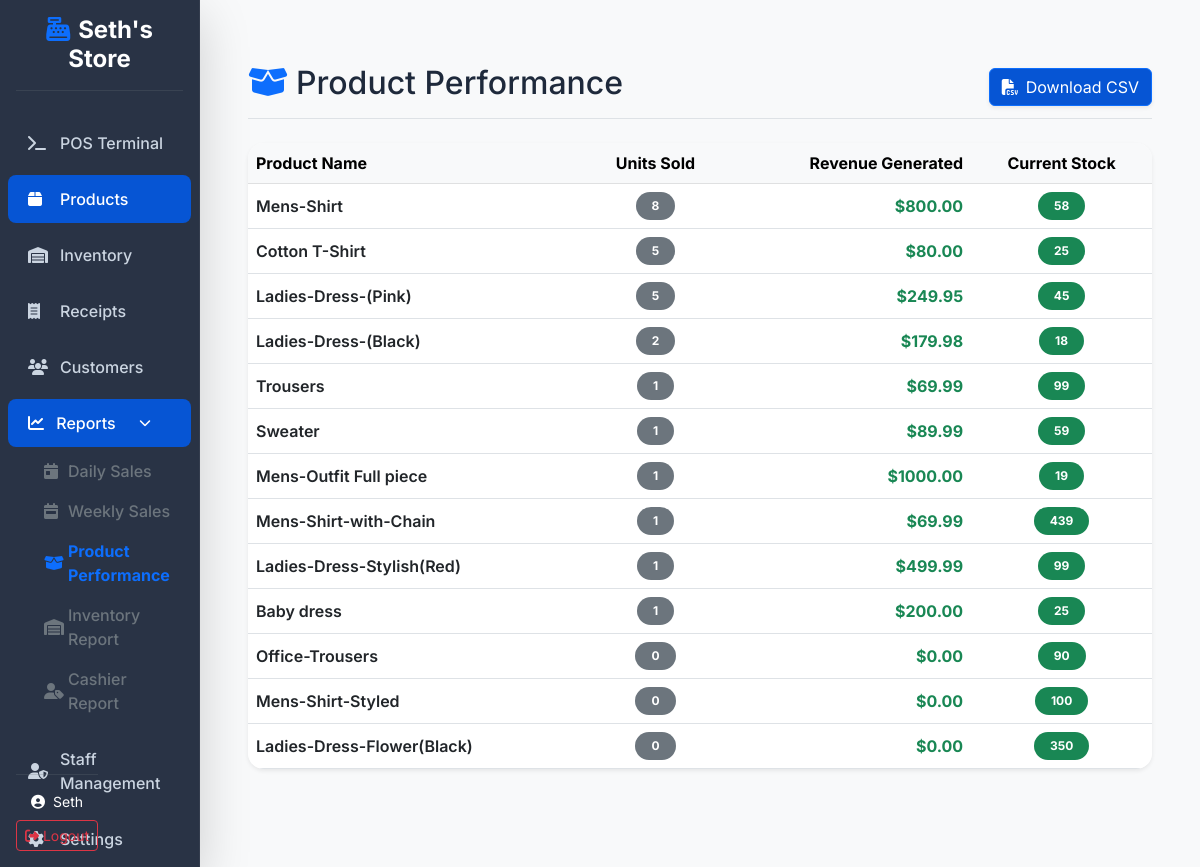
Page /reports/products/ (signed in) on the committed database.
### accounts/models.py (models this page shows, shortened)
class User(AbstractUser):
    ROLE_CHOICES = (
        ('admin', 'Administrator'),
        ('manager', 'Manager'),
        ('cashier', 'Cashier'),
    )
    role = models.CharField(max_length=20, choices=ROLE_CHOICES, default='cashier')

### products/models.py (models this page shows, shortened)
class Product(models.Model):
    product_name = models.CharField(max_length=200)
    category = models.ForeignKey(Category, on_delete=models.SET_NULL, null=True, blank=True)
    price = models.DecimalField(max_digits=10, decimal_places=2)
    cost_price = models.DecimalField(max_digits=10, decimal_places=2, default=0.00, help_text="Cost of goods sold for profit calculation")
    stock_quantity = models.IntegerField(default=0)
    reorder_level = models.IntegerField(default=10, help_text="Minimum stock level before reordering is required")
    barcode = models.CharField(max_length=100, unique=True, null=True, blank=True)
    supplier = models.CharField(max_length=200, null=True, blank=True)
    image = models.ImageField(upload_to='product_images/', null=True, blank=True)

### reports/views_reports.py (the view, shortened to what this page needs)
# urls.py: path('products/', views_reports.product_performance_report, name='products'),
@login_required
def product_performance_report(request, export=False):
    data = Product.objects.annotate(
        units_sold=Sum('saleitem__quantity'),
        revenue=Sum(F('saleitem__quantity') * F('saleitem__price'))
    ).order_by('-units_sold')
    return render(request, 'reports/product_report.html', {'data': data})

### templates/reports/product_report.html (shortened to what this page needs)
{% extends 'base.html' %}
{% block main_content %}
<div class="d-flex justify-content-between flex-wrap flex-md-nowrap align-items-center pt-3 pb-2 mb-4 border-bottom">
    <h1 class="h2"><i class="fas fa-box-open text-primary me-2"></i>Product Performance</h1>
    <div class="btn-toolbar mb-2 mb-md-0">
        <a href="{% url 'reports:product_performance_export' %}" class="btn btn-primary shadow-sm hover-lift">
            <i class="fas fa-file-csv me-2"></i>Download CSV
        </a>
    </div>
</div>
<div class="card border-0 shadow-sm rounded-4 overflow-hidden mb-4">
    <div class="table-responsive">
        <table class="table table-hover align-middle mb-0">
            <thead class="table-light">
                <tr>
                    <th>Product Name</th>
                    <th class="text-center">Units Sold</th>
                    <th class="text-end">Revenue Generated</th>
                    <th class="text-center">Current Stock</th>
                </tr>
            </thead>
            <tbody>
                {% for row in data %}
                <tr>
                    <td class="fw-semibold">{{ row.product_name }}</td>
                    <td class="text-center">
                        <span class="badge bg-secondary rounded-pill px-3 py-2">{{ row.units_sold|default:"0" }}</span>
                    </td>
                    <td class="text-end fw-bold text-success">${{ row.revenue|floatformat:2|default:"0.00" }}</td>
                    <td class="text-center">
                        <span class="badge {% if row.stock_quantity > 10 %}bg-success{% else %}bg-danger{% endif %} rounded-pill px-3 py-2">
                            {{ row.stock_quantity }}
                        </span>
                    </td>
                </tr>
                {% endfor %}
            </tbody>
        </table>
    </div>
</div>
{% endblock %}

### templates/base.html (shortened to what this page needs)
<!DOCTYPE html>
{% load static %}
<html lang="en">
<head>
    <link href="https://cdn.jsdelivr.net/npm/bootstrap@5.3.0/dist/css/bootstrap.min.css" rel="stylesheet">
    <link rel="stylesheet" href="https://cdnjs.cloudflare.com/ajax/libs/font-awesome/6.4.0/css/all.min.css">
    <link rel="stylesheet" href="{% static 'css/modern-pos.css' %}">
</head>
<body>
    {% if user.is_authenticated %}
    <div class="container-fluid p-0">
        <div class="row g-0">
            <nav class="col-md-3 col-lg-2 d-md-block sidebar collapse shadow-lg glass-panel z-3">
                <div class="sidebar-sticky pt-3">
                    <div class="px-3 mb-4 text-center">
                        <h4 class="text-white fw-bold"><i class="fas fa-cash-register me-2 text-primary"></i>Seth's
                            Store
                        </h4>
                        <hr class="text-secondary opacity-25">
                    </div>
                    <ul class="nav flex-column px-2">
                        <li class="nav-item">
                            <a class="nav-link {% if request.resolver_match.url_name == 'pos' %}active{% endif %}"
                                href="{% url 'sales:pos' %}">
                                <i class="fas fa-terminal"></i> POS Terminal
                            </a>
                        </li>
                        <li class="nav-item">
                            <a class="nav-link {% if 'products' in request.path %}active{% endif %}"
                                href="{% url 'products:list' %}">
                                <i class="fas fa-box"></i> Products
                            </a>
                        </li>
                        <li class="nav-item">
                            <a class="nav-link {% if 'inventory' in request.path %}active{% endif %}"
                                href="{% url 'inventory:list' %}">
                                <i class="fas fa-warehouse"></i> Inventory
                            </a>
                        </li>
                        <li class="nav-item">
                            <a class="nav-link {% if 'receipts' in request.path %}active{% endif %}"
                                href="{% url 'sales:receipts' %}">
                                <i class="fas fa-receipt"></i> Receipts
                            </a>
                        </li>
                        <li class="nav-item">
                            <a class="nav-link {% if 'customers' in request.path %}active{% endif %}"
                                href="{% url 'customers:list' %}">
                                <i class="fas fa-users"></i> Customers
                            </a>
                        </li>
                        <li class="nav-item">
                            <a class="nav-link {% if 'reports' in request.path %}active{% endif %} d-flex align-items-center justify-content-between"
                                data-bs-toggle="collapse" href="#reportsMenu" role="button"
                                aria-expanded="{% if 'reports' in request.path %}true{% else %}false{% endif %}"
                                aria-controls="reportsMenu">
                                <span><i class="fas fa-chart-line me-1"></i> Reports</span>
                                <i class="fas fa-chevron-down" style="font-size: 0.75rem;"></i>
                            </a>
                            <div class="collapse {% if 'reports' in request.path %}show{% endif %}" id="reportsMenu">
                                <ul class="nav flex-column ms-3 mb-2">
                                    <li class="nav-item">
                                        <a class="nav-link py-1 {% if 'daily' in request.path %}text-primary fw-bold{% else %}text-secondary{% endif %}"
                                            href="{% url 'reports:daily_sales' %}">
                                            <i class="fas fa-calendar-day me-1"></i> Daily Sales
                                        </a>
                                    </li>
                                    <li class="nav-item">
                                        <a class="nav-link py-1 {% if 'weekly' in request.path %}text-primary fw-bold{% else %}text-secondary{% endif %}"
                                            href="{% url 'reports:weekly_sales' %}">
                                            <i class="fas fa-calendar-week me-1"></i> Weekly Sales
                                        </a>
                                    </li>
                                    <li class="nav-item">
                                        <a class="nav-link py-1 {% if 'products' in request.path and 'reports' in request.path %}text-primary fw-bold{% else %}text-secondary{% endif %}"
                                            href="{% url 'reports:products' %}">
                                            <i class="fas fa-box-open me-1"></i> Product Performance
                                        </a>
                                    </li>
                                    <li class="nav-item">
                                        <a class="nav-link py-1 {% if 'inventory' in request.path and 'reports' in request.path %}text-primary fw-bold{% else %}text-secondary{% endif %}"
                                            href="{% url 'reports:inventory' %}">
                                            <i class="fas fa-warehouse me-1"></i> Inventory Report
                                        </a>
                                    </li>
                                    <li class="nav-item">
                                        <a class="nav-link py-1 {% if 'cashiers' in request.path %}text-primary fw-bold{% else %}text-secondary{% endif %}"
                                            href="{% url 'reports:cashiers' %}">
                                            <i class="fas fa-user-tag me-1"></i> Cashier Report
                                        </a>
                                    </li>
                                </ul>
                            </div>
                        </li>
                        {% if user.role == 'admin' %}
                        <li class="nav-item">
                            <a class="nav-link {% if 'accounts/employees' in request.path %}active{% endif %}"
                                href="{% url 'accounts:employee_list' %}">
                                <i class="fas fa-user-shield"></i> Staff Management
                            </a>
                        </li>
                        <li class="nav-item">
                            <a class="nav-link" href="{% url 'admin:index' %}">
                                <i class="fas fa-cog"></i> Settings
                            </a>
                        </li>
                        {% endif %}
                    </ul>
                    <div class="mt-auto p-3 text-center" style="position: absolute; bottom: 0; width: inherit;">
                        <hr class="text-secondary opacity-25">
                        <div class="text-white small mb-2">
                            <i class="fas fa-user-circle me-1"></i> {{ user.username }}
                        </div>
                        <form action="{% url 'accounts:logout' %}" method="post">
                            <button type="submit" class="btn btn-outline-danger btn-sm w-100">
                                <i class="fas fa-sign-out-alt"></i> Logout
                            </button>
                        </form>
                    </div>
                </div>
            </nav>
            <main class="col-md-9 ms-sm-auto col-lg-10 px-md-5 py-5 min-vh-100 bg-light">
                {% block main_content %}{% endblock %}
            </main>
        </div>
    </div>
    {% else %}
    <main class="container py-5">
        {% block auth_content %}{% endblock %}
    </main>
    {% endif %}
</body>
</html>

### static/css/modern-pos.css (style rules this page uses)
:root { --primary-color: #0655d4; --secondary-color: #64748b; --success-color: #10b981; --danger-color: #ef4444; --warning-color: #f59e0b; --info-color: #06b6d4; --dark-bg: #1e293b; --light-bg: #f8fafc; --sidebar-bg: #1e293b; --card-bg: #ffffff; --text-primary: #1e293b; --text-secondary: #64748b; --border-color: #e2e8f0; --shadow-sm: 0 2px 4px rgba(0, 0, 0, 0.05), 0 1px 2px rgba(0, 0, 0, 0.1); --shadow-md: 0 10px 15px -3px rgba(0, 0, 0, 0.08), 0 4px 6px -2px rgba(0, 0, 0, 0.04); --shadow-lg: 0 20px 25px -5px rgba(0, 0, 0, 0.1), 0 10px 10px -5px rgba(0, 0, 0, 0.04); --shadow-glow: 0 0 20px rgba(6, 85, 212, 0.2); --transition: all 0.3s cubic-bezier(0.4, 0, 0.2, 1); --border-radius-lg: 20px; --border-radius-md: 12px; }
* { margin: 0; padding: 0; box-sizing: border-box; }
body { font-family: 'Inter', -apple-system, BlinkMacSystemFont, 'Segoe UI', Roboto, sans-serif; background: var(--light-bg); color: var(--text-primary); transition: var(--transition); }
.sidebar { background: var(--sidebar-bg); box-shadow: var(--shadow-lg); min-height: 100vh; transition: var(--transition); border-right: 1px solid rgba(255,255,255,0.05); }
.glass-panel { background: rgba(30, 41, 59, 0.95); backdrop-filter: blur(12px); -webkit-backdrop-filter: blur(12px); }
.sidebar .nav-link { color: #cbd5e1; padding: 12px 20px; margin: 4px 0; border-radius: 8px; transition: var(--transition); display: flex; align-items: center; text-decoration: none; font-weight: 500; }
.sidebar .nav-link.active { background: var(--primary-color); color: #ffffff; }
.sidebar .nav-link i { width: 20px; margin-right: 12px; }
.btn-primary { background: var(--primary-color); color: white; }

### rows in the picture
User: username "Seth"
Product: product_name "Mens-Shirt", units_sold "8", revenue "800.00", stock_quantity "58"
Product: product_name "Cotton T-Shirt", units_sold "5", revenue "80.00", stock_quantity "25"
Product: product_name "Ladies-Dress-(Pink)", units_sold "5", revenue "249.95", stock_quantity "45"
Product: product_name "Ladies-Dress-(Black)", units_sold "2", revenue "179.98", stock_quantity "18"
Product: product_name "Trousers", units_sold "1", revenue "69.99", stock_quantity "99"
Product: product_name "Sweater", units_sold "1", revenue "89.99", stock_quantity "59"
Product: product_name "Mens-Outfit Full piece", units_sold "1", revenue "1000.00", stock_quantity "19"
Product: product_name "Mens-Shirt-with-Chain", units_sold "1", revenue "69.99", stock_quantity "439"
Product: product_name "Ladies-Dress-Stylish(Red)", units_sold "1", revenue "499.99", stock_quantity "99"
Product: product_name "Baby dress", units_sold "1", revenue "200.00", stock_quantity "25"
Product: product_name "Office-Trousers", units_sold "0", revenue "0.00", stock_quantity "90"
Product: product_name "Mens-Shirt-Styled", units_sold "0", revenue "0.00", stock_quantity "100"
Product: product_name "Ladies-Dress-Flower(Black)", units_sold "0", revenue "0.00", stock_quantity "350"
